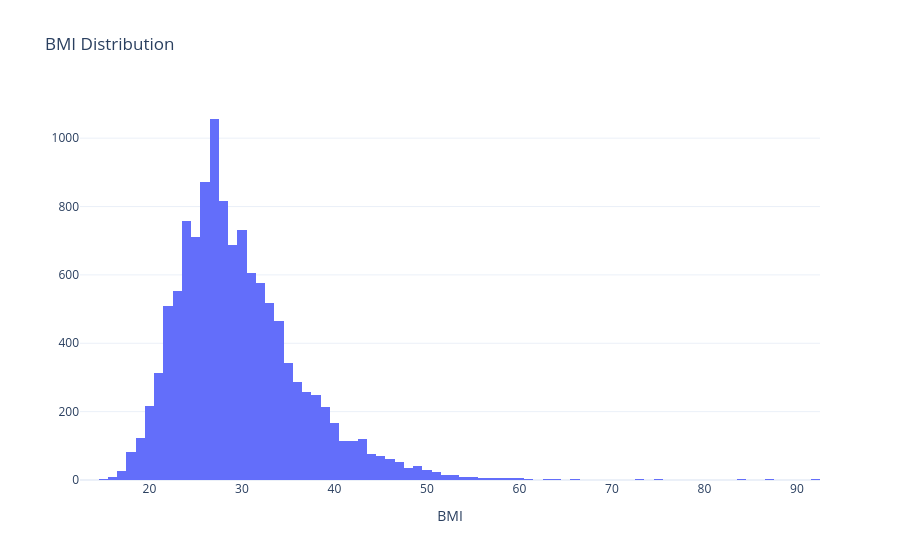

The notebook cell this image was saved under:
### Code cell
fig = px.histogram(df, x='BMI', title= 'BMI Distribution')
fig.update_layout(template='plotly_white', yaxis_title=None)
fig.show()

### Figure 1 — Plotly figure (JSON) as saved in the notebook; plotly's stock layout.template omitted (floating-point values rounded to 4 significant figures; data arrays with more than 128 entries replaced by an {"elided": "..."} marker saying what was removed)
{"data": [{"alignmentgroup": "True", "bingroup": "x", "hovertemplate": "BMI=%{x}<br>count=%{y}<extra></extra>", "legendgroup": "", "marker": {"color": "#636efa", "pattern": {"shape": ""}}, "name": "", "offsetgroup": "", "orientation": "v", "showlegend": false, "type": "histogram", "x": {"elided": "12000 int values"}, "xaxis": "x", "yaxis": "y"}], "layout": {"barmode": "relative", "legend": {"tracegroupgap": 0}, "title": {"text": "BMI Distribution"}, "xaxis": {"anchor": "y", "domain": [0, 1], "title": {"text": "BMI"}}, "yaxis": {"anchor": "x", "domain": [0, 1], "title": {}}}}
